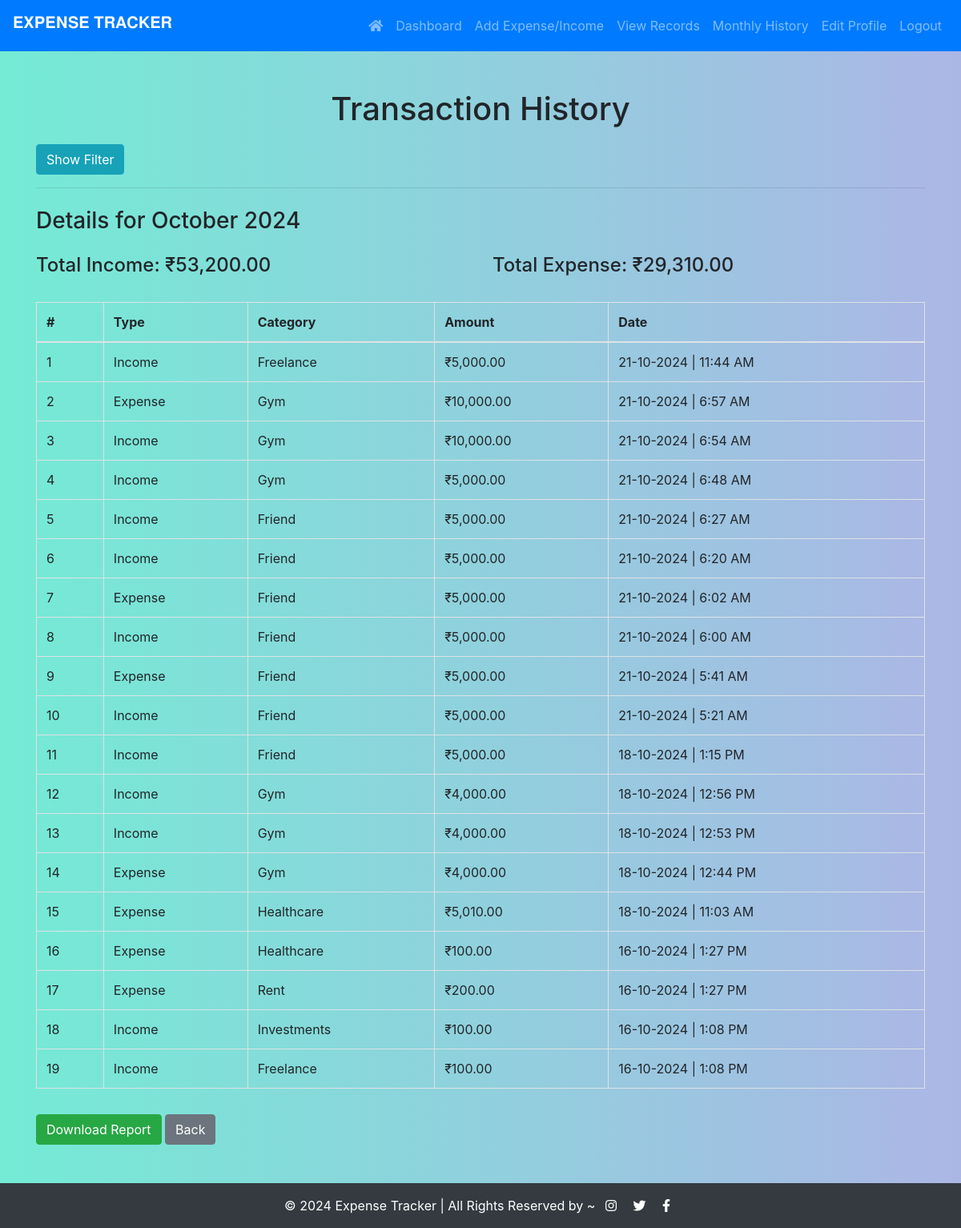
The app's page /history.php?month=2024-10 (signed in) with its own data.
### tables this page shows
CREATE TABLE `expenses` (
  `id` int(11) NOT NULL,
  `user_id` int(11) NOT NULL,
  `type` enum('Income','Expense') NOT NULL,
  `amount` decimal(10,2) NOT NULL,
  `description` varchar(255) NOT NULL,
  `category` varchar(100) NOT NULL,
  `date` datetime NOT NULL,
  `created_at` timestamp NOT NULL DEFAULT current_timestamp()
);

### history.php (the view, shortened to what this page needs)
<?php
include 'header.php';
$user_id = $_SESSION['user_id'];
$total_income = 0;
$total_expense = 0;
$transactions = [];
$month_year = $_GET['month'] ?? '';
$start_date = $_GET['start_date'] ?? '';
$end_date = $_GET['end_date'] ?? '';
if ($month_year) {
    $query = "SELECT * FROM expenses
              WHERE user_id = ?
              AND DATE_FORMAT(created_at, '%Y-%m') = ?
              ORDER BY created_at DESC";
    $stmt = $conn->prepare($query);
    $stmt->bind_param("is", $user_id, $month_year);
}
$stmt->execute();
$result = $stmt->get_result();
if ($month_year || ($start_date && $end_date)) {
    while ($row = $result->fetch_assoc()) {
        $transactions[] = $row;
        if ($row['type'] === 'Income') {
            $total_income += $row['amount'];
        } else {
            $total_expense += $row['amount'];
        }
    }
} else {
    $months = $result->fetch_all(MYSQLI_ASSOC);
}
?>
<!DOCTYPE html>
<html lang="en">
<head>
    <link rel="stylesheet" href="https://stackpath.bootstrapcdn.com/bootstrap/4.5.2/css/bootstrap.min.css">
    <link rel="stylesheet" href="style.css">
</head>
<body>
<div class="container mt-5">
    <h1 class="text-center">Transaction History</h1>
    <button id="show-filter-btn" class="btn btn-info" style="margin-top: 12px;">Show Filter</button>
    <hr>
    <?php if ($month_year || ($start_date && $end_date)): ?>
        <h3 class="mt-4">
            <?php
            if ($month_year) {
                echo "Details for " . date('F Y', strtotime($month_year . '-01'));
            } else {
                echo "Details from " . date('d-m-Y', strtotime($start_date)) . " to " . date('d-m-Y', strtotime($end_date));
            }
            ?>
        </h3>
        <div class="row mt-4">
            <div class="col-md-6">
                <h4>Total Income: ₹<?php echo number_format($total_income, 2); ?></h4>
            </div>
            <div class="col-md-6">
                <h4>Total Expense: ₹<?php echo number_format($total_expense, 2); ?></h4>
            </div>
        </div>
        <table class="table table-bordered mt-4">
            <thead>
                <tr>
                    <th>#</th>
                    <th>Type</th>
                    <th>Category</th>
                    <th>Amount</th>
                    <th>Date</th>
                </tr>
            </thead>
            <tbody>
                <?php foreach ($transactions as $index => $transaction): ?>
                    <tr>
                        <td><?php echo $index + 1; ?></td>
                        <td><?php echo htmlspecialchars($transaction['type']); ?></td>
                        <td><?php echo htmlspecialchars($transaction['category']); ?></td>
                        <td>₹<?php echo number_format($transaction['amount'], 2); ?></td>
                        <td><?php echo date('d-m-Y | g:i A', strtotime($transaction['created_at'])); ?></td>
                    </tr>
                <?php endforeach; ?>
            </tbody>
        </table>
        <a href="download.php?month=<?php echo $month_year; ?>" class="btn btn-success mt-3">Download Report</a>
        <a href="history.php" class="btn btn-secondary mt-3">Back</a><br><br>
    <?php endif; ?>
</div>
</body><br>
</html>
<?php include 'footer.php'; ?>

### style.css (style rules this page uses)
body { font-family: 'Segoe UI', Tahoma, Geneva, Verdana, sans-serif; background: linear-gradient(to right, #74ebd5, #acb6e5); min-height: 100vh; margin: 0; padding: 0; display: flex; flex-direction: column; }
.container { flex: 1; margin-top: 50px; }

### header.php (style rules this page uses)
body { font-family: 'Roboto', sans-serif; }

### footer.php (style rules this page uses)
html, body { height: 100%; margin: 0; }
body { display: flex; flex-direction: column; }

### records on screen
expenses: type "Income", category "Freelance", amount "5,000.00", created_at "21-10-2024 | 11:44 AM"
expenses: type "Expense", category "Gym", amount "10,000.00", created_at "21-10-2024 | 6:57 AM"
expenses: type "Income", category "Gym", amount "10,000.00", created_at "21-10-2024 | 6:54 AM"
expenses: type "Income", category "Gym", amount "5,000.00", created_at "21-10-2024 | 6:48 AM"
expenses: type "Income", category "Friend", amount "5,000.00", created_at "21-10-2024 | 6:27 AM"
expenses: type "Income", category "Friend", amount "5,000.00", created_at "21-10-2024 | 6:20 AM"
expenses: type "Expense", category "Friend", amount "5,000.00", created_at "21-10-2024 | 6:02 AM"
expenses: type "Income", category "Friend", amount "5,000.00", created_at "21-10-2024 | 6:00 AM"
expenses: type "Expense", category "Friend", amount "5,000.00", created_at "21-10-2024 | 5:41 AM"
expenses: type "Income", category "Friend", amount "5,000.00", created_at "21-10-2024 | 5:21 AM"
expenses: type "Income", category "Friend", amount "5,000.00", created_at "18-10-2024 | 1:15 PM"
expenses: type "Income", category "Gym", amount "4,000.00", created_at "18-10-2024 | 12:56 PM"
expenses: type "Income", category "Gym", amount "4,000.00", created_at "18-10-2024 | 12:53 PM"
expenses: type "Expense", category "Gym", amount "4,000.00", created_at "18-10-2024 | 12:44 PM"
expenses: type "Expense", category "Healthcare", amount "5,010.00", created_at "18-10-2024 | 11:03 AM"
expenses: type "Expense", category "Healthcare", amount "100.00", created_at "16-10-2024 | 1:27 PM"
expenses: type "Expense", category "Rent", amount "200.00", created_at "16-10-2024 | 1:27 PM"
expenses: type "Income", category "Investments", amount "100.00", created_at "16-10-2024 | 1:08 PM"
expenses: type "Income", category "Freelance", amount "100.00", created_at "16-10-2024 | 1:08 PM"

### other values on screen
date('F Y', strtotime($month_year . '-01')) "October 2024"
$total_income "53,200.00"
$total_expense "29,310.00"
